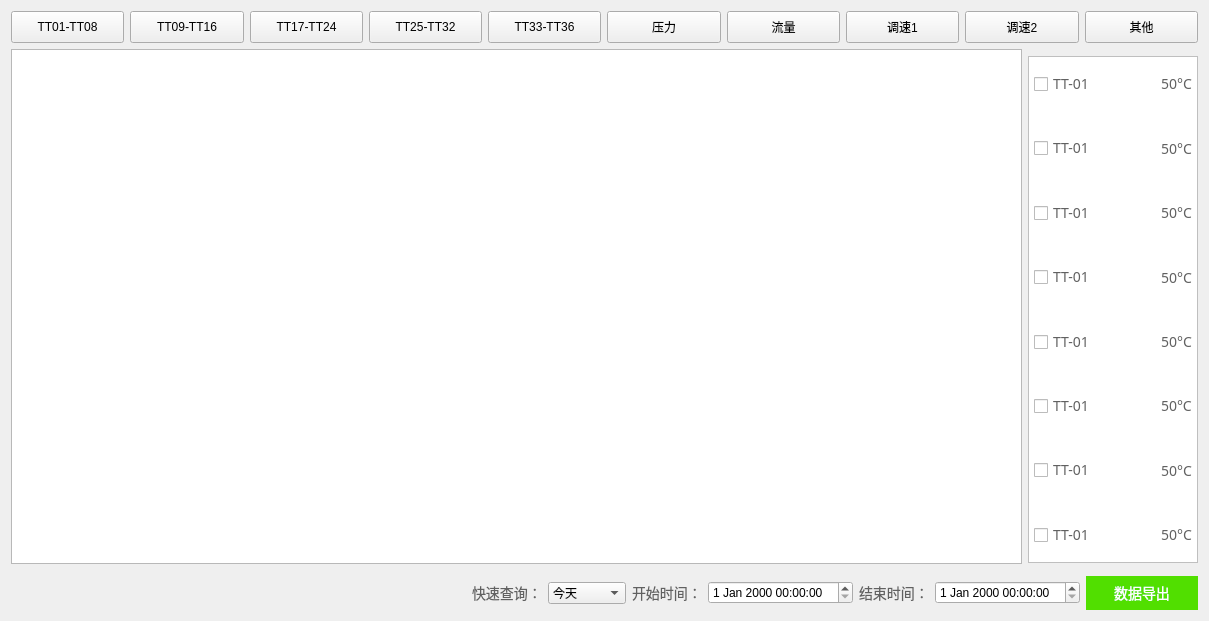
<?xml version="1.0" encoding="UTF-8"?>
<ui version="4.0">
 <class>HisCurve</class>
 <widget class="QDialog" name="HisCurve">
  <property name="geometry">
   <rect>
    <x>0</x>
    <y>0</y>
    <width>1209</width>
    <height>621</height>
   </rect>
  </property>
  <property name="windowTitle">
   <string>Dialog</string>
  </property>
  <layout class="QGridLayout" name="gridLayout_2">
   <item row="1" column="1" rowspan="2">
    <widget class="QGroupBox" name="groupBox">
     <property name="maximumSize">
      <size>
       <width>187</width>
       <height>507</height>
      </size>
     </property>
     <property name="styleSheet">
      <string notr="true">QGroupBox {
background:rgba(255,255,255,1);
border:1px solid rgba(191,191,191,1);
}</string>
     </property>
     <property name="title">
      <string/>
     </property>
     <layout class="QGridLayout" name="gridLayout">
      <property name="leftMargin">
       <number>5</number>
      </property>
      <property name="topMargin">
       <number>0</number>
      </property>
      <property name="rightMargin">
       <number>5</number>
      </property>
      <property name="bottomMargin">
       <number>0</number>
      </property>
      <property name="spacing">
       <number>10</number>
      </property>
      <item row="0" column="0">
       <layout class="QHBoxLayout" name="horizontalLayout_2">
        <property name="spacing">
         <number>10</number>
        </property>
        <item>
         <widget class="QCheckBox" name="checkBox_chart_1">
          <property name="minimumSize">
           <size>
            <width>65</width>
            <height>0</height>
           </size>
          </property>
          <property name="maximumSize">
           <size>
            <width>65</width>
            <height>16777215</height>
           </size>
          </property>
          <property name="styleSheet">
           <string notr="true">QCheckBox {
font-size:14px;
font-family:PingFang SC;
font-weight:300;
line-height:44px;
color:rgba(97,97,97,1);
}</string>
          </property>
          <property name="text">
           <string>TT-01</string>
          </property>
         </widget>
        </item>
        <item>
         <widget class="QLabel" name="label">
          <property name="minimumSize">
           <size>
            <width>42</width>
            <height>0</height>
           </size>
          </property>
          <property name="styleSheet">
           <string notr="true">QLabel {
image: url(:/curve_blue.png);
}</string>
          </property>
          <property name="text">
           <string/>
          </property>
         </widget>
        </item>
        <item>
         <widget class="QLabel" name="label_2">
          <property name="styleSheet">
           <string notr="true">QLabel {
font-size:14px;
font-family:PingFang SC;
font-weight:300;
line-height:44px;
color:rgba(97,97,97,1);
}</string>
          </property>
          <property name="text">
           <string>50°C</string>
          </property>
          <property name="alignment">
           <set>Qt::AlignCenter</set>
          </property>
         </widget>
        </item>
       </layout>
      </item>
      <item row="1" column="0">
       <layout class="QHBoxLayout" name="horizontalLayout_3">
        <property name="spacing">
         <number>10</number>
        </property>
        <item>
         <widget class="QCheckBox" name="checkBox_chart_2">
          <property name="minimumSize">
           <size>
            <width>65</width>
            <height>0</height>
           </size>
          </property>
          <property name="maximumSize">
           <size>
            <width>65</width>
            <height>16777215</height>
           </size>
          </property>
          <property name="styleSheet">
           <string notr="true">QCheckBox {
font-size:14px;
font-family:PingFang SC;
font-weight:300;
line-height:44px;
color:rgba(97,97,97,1);
}</string>
          </property>
          <property name="text">
           <string>TT-01</string>
          </property>
         </widget>
        </item>
        <item>
         <widget class="QLabel" name="label_3">
          <property name="minimumSize">
           <size>
            <width>42</width>
            <height>0</height>
           </size>
          </property>
          <property name="styleSheet">
           <string notr="true">QLabel {
image: url(:/curve_green.png);
}</string>
          </property>
          <property name="text">
           <string/>
          </property>
         </widget>
        </item>
        <item>
         <widget class="QLabel" name="label_4">
          <property name="styleSheet">
           <string notr="true">QLabel {
font-size:14px;
font-family:PingFang SC;
font-weight:300;
line-height:44px;
color:rgba(97,97,97,1);
}</string>
          </property>
          <property name="text">
           <string>50°C</string>
          </property>
          <property name="alignment">
           <set>Qt::AlignCenter</set>
          </property>
         </widget>
        </item>
       </layout>
      </item>
      <item row="2" column="0">
       <layout class="QHBoxLayout" name="horizontalLayout_4">
        <property name="spacing">
         <number>10</number>
        </property>
        <item>
         <widget class="QCheckBox" name="checkBox_chart_3">
          <property name="minimumSize">
           <size>
            <width>65</width>
            <height>0</height>
           </size>
          </property>
          <property name="maximumSize">
           <size>
            <width>65</width>
            <height>16777215</height>
           </size>
          </property>
          <property name="styleSheet">
           <string notr="true">QCheckBox {
font-size:14px;
font-family:PingFang SC;
font-weight:300;
line-height:44px;
color:rgba(97,97,97,1);
}</string>
          </property>
          <property name="text">
           <string>TT-01</string>
          </property>
         </widget>
        </item>
        <item>
         <widget class="QLabel" name="label_chart_3">
          <property name="minimumSize">
           <size>
            <width>42</width>
            <height>0</height>
           </size>
          </property>
          <property name="styleSheet">
           <string notr="true">QLabel {
image: url(:/curve_pink.png);
}</string>
          </property>
          <property name="text">
           <string/>
          </property>
         </widget>
        </item>
        <item>
         <widget class="QLabel" name="label_6">
          <property name="styleSheet">
           <string notr="true">QLabel {
font-size:14px;
font-family:PingFang SC;
font-weight:300;
line-height:44px;
color:rgba(97,97,97,1);
}</string>
          </property>
          <property name="text">
           <string>50°C</string>
          </property>
          <property name="alignment">
           <set>Qt::AlignCenter</set>
          </property>
         </widget>
        </item>
       </layout>
      </item>
      <item row="3" column="0">
       <layout class="QHBoxLayout" name="horizontalLayout_5">
        <property name="spacing">
         <number>10</number>
        </property>
        <item>
         <widget class="QCheckBox" name="checkBox_chart_4">
          <property name="minimumSize">
           <size>
            <width>65</width>
            <height>0</height>
           </size>
          </property>
          <property name="maximumSize">
           <size>
            <width>65</width>
            <height>16777215</height>
           </size>
          </property>
          <property name="styleSheet">
           <string notr="true">QCheckBox {
font-size:14px;
font-family:PingFang SC;
font-weight:300;
line-height:44px;
color:rgba(97,97,97,1);
}</string>
          </property>
          <property name="text">
           <string>TT-01</string>
          </property>
         </widget>
        </item>
        <item>
         <widget class="QLabel" name="label_7">
          <property name="minimumSize">
           <size>
            <width>42</width>
            <height>0</height>
           </size>
          </property>
          <property name="styleSheet">
           <string notr="true">QLabel {
image: url(:/curve_red.png);
}</string>
          </property>
          <property name="text">
           <string/>
          </property>
         </widget>
        </item>
        <item>
         <widget class="QLabel" name="label_8">
          <property name="styleSheet">
           <string notr="true">QLabel {
font-size:14px;
font-family:PingFang SC;
font-weight:300;
line-height:44px;
color:rgba(97,97,97,1);
}</string>
          </property>
          <property name="text">
           <string>50°C</string>
          </property>
          <property name="alignment">
           <set>Qt::AlignCenter</set>
          </property>
         </widget>
        </item>
       </layout>
      </item>
      <item row="4" column="0">
       <layout class="QHBoxLayout" name="horizontalLayout_6">
        <property name="spacing">
         <number>10</number>
        </property>
        <item>
         <widget class="QCheckBox" name="checkBox_chart_5">
          <property name="minimumSize">
           <size>
            <width>65</width>
            <height>0</height>
           </size>
          </property>
          <property name="maximumSize">
           <size>
            <width>65</width>
            <height>16777215</height>
           </size>
          </property>
          <property name="styleSheet">
           <string notr="true">QCheckBox {
font-size:14px;
font-family:PingFang SC;
font-weight:300;
line-height:44px;
color:rgba(97,97,97,1);
}</string>
          </property>
          <property name="text">
           <string>TT-01</string>
          </property>
         </widget>
        </item>
        <item>
         <widget class="QLabel" name="label_9">
          <property name="minimumSize">
           <size>
            <width>42</width>
            <height>0</height>
           </size>
          </property>
          <property name="styleSheet">
           <string notr="true">QLabel {
image: url(:/curve_yellow.png);
}</string>
          </property>
          <property name="text">
           <string/>
          </property>
         </widget>
        </item>
        <item>
         <widget class="QLabel" name="label_10">
          <property name="styleSheet">
           <string notr="true">QLabel {
font-size:14px;
font-family:PingFang SC;
font-weight:300;
line-height:44px;
color:rgba(97,97,97,1);
}</string>
          </property>
          <property name="text">
           <string>50°C</string>
          </property>
          <property name="alignment">
           <set>Qt::AlignCenter</set>
          </property>
         </widget>
        </item>
       </layout>
      </item>
      <item row="5" column="0">
       <layout class="QHBoxLayout" name="horizontalLayout_7">
        <property name="spacing">
         <number>10</number>
        </property>
        <item>
         <widget class="QCheckBox" name="checkBox_chart_6">
          <property name="minimumSize">
           <size>
            <width>65</width>
            <height>0</height>
           </size>
          </property>
          <property name="maximumSize">
           <size>
            <width>65</width>
            <height>16777215</height>
           </size>
          </property>
          <property name="styleSheet">
           <string notr="true">QCheckBox {
font-size:14px;
font-family:PingFang SC;
font-weight:300;
line-height:44px;
color:rgba(97,97,97,1);
}</string>
          </property>
          <property name="text">
           <string>TT-01</string>
          </property>
         </widget>
        </item>
        <item>
         <widget class="QLabel" name="label_11">
          <property name="minimumSize">
           <size>
            <width>42</width>
            <height>0</height>
           </size>
          </property>
          <property name="styleSheet">
           <string notr="true">QLabel {
image: url(:/curve_indigo.png);
}</string>
          </property>
          <property name="text">
           <string/>
          </property>
         </widget>
        </item>
        <item>
         <widget class="QLabel" name="label_12">
          <property name="styleSheet">
           <string notr="true">QLabel {
font-size:14px;
font-family:PingFang SC;
font-weight:300;
line-height:44px;
color:rgba(97,97,97,1);
}</string>
          </property>
          <property name="text">
           <string>50°C</string>
          </property>
         </widget>
        </item>
       </layout>
      </item>
      <item row="6" column="0">
       <layout class="QHBoxLayout" name="horizontalLayout_8">
        <property name="spacing">
         <number>10</number>
        </property>
        <item>
         <widget class="QCheckBox" name="checkBox_chart_7">
          <property name="minimumSize">
           <size>
            <width>65</width>
            <height>0</height>
           </size>
          </property>
          <property name="maximumSize">
           <size>
            <width>65</width>
            <height>16777215</height>
           </size>
          </property>
          <property name="styleSheet">
           <string notr="true">QCheckBox {
font-size:14px;
font-family:PingFang SC;
font-weight:300;
line-height:44px;
color:rgba(97,97,97,1);
}</string>
          </property>
          <property name="text">
           <string>TT-01</string>
          </property>
         </widget>
        </item>
        <item>
         <widget class="QLabel" name="label_13">
          <property name="minimumSize">
           <size>
            <width>42</width>
            <height>0</height>
           </size>
          </property>
          <property name="styleSheet">
           <string notr="true">QLabel {
image: url(:/curve_darkerblue.png);
}</string>
          </property>
          <property name="text">
           <string/>
          </property>
         </widget>
        </item>
        <item>
         <widget class="QLabel" name="label_14">
          <property name="styleSheet">
           <string notr="true">QLabel {
font-size:14px;
font-family:PingFang SC;
font-weight:300;
line-height:44px;
color:rgba(97,97,97,1);
}</string>
          </property>
          <property name="text">
           <string>50°C</string>
          </property>
          <property name="alignment">
           <set>Qt::AlignCenter</set>
          </property>
         </widget>
        </item>
       </layout>
      </item>
      <item row="7" column="0">
       <layout class="QHBoxLayout" name="horizontalLayout_9">
        <property name="spacing">
         <number>10</number>
        </property>
        <item>
         <widget class="QCheckBox" name="checkBox_chart_8">
          <property name="minimumSize">
           <size>
            <width>65</width>
            <height>0</height>
           </size>
          </property>
          <property name="maximumSize">
           <size>
            <width>65</width>
            <height>16777215</height>
           </size>
          </property>
          <property name="styleSheet">
           <string notr="true">QCheckBox {
font-size:14px;
font-family:PingFang SC;
font-weight:300;
line-height:44px;
color:rgba(97,97,97,1);
}</string>
          </property>
          <property name="text">
           <string>TT-01</string>
          </property>
         </widget>
        </item>
        <item>
         <widget class="QLabel" name="label_15">
          <property name="minimumSize">
           <size>
            <width>42</width>
            <height>0</height>
           </size>
          </property>
          <property name="styleSheet">
           <string notr="true">QLabel {
image: url(:/curve_purple.png);
}</string>
          </property>
          <property name="text">
           <string/>
          </property>
         </widget>
        </item>
        <item>
         <widget class="QLabel" name="label_16">
          <property name="styleSheet">
           <string notr="true">QLabel {
font-size:14px;
font-family:PingFang SC;
font-weight:300;
line-height:44px;
color:rgba(97,97,97,1);
}</string>
          </property>
          <property name="text">
           <string>50°C</string>
          </property>
          <property name="alignment">
           <set>Qt::AlignCenter</set>
          </property>
         </widget>
        </item>
       </layout>
      </item>
     </layout>
    </widget>
   </item>
   <item row="3" column="0" colspan="2">
    <layout class="QHBoxLayout" name="horizontalLayout_10">
     <item>
      <spacer name="horizontalSpacer">
       <property name="orientation">
        <enum>Qt::Horizontal</enum>
       </property>
       <property name="sizeHint" stdset="0">
        <size>
         <width>40</width>
         <height>20</height>
        </size>
       </property>
      </spacer>
     </item>
     <item>
      <widget class="QLabel" name="label_5">
       <property name="styleSheet">
        <string notr="true">QLabel {
font-size:14px;
font-family:PingFang SC;
font-weight:300;
line-height:44px;
color:rgba(97,97,97,1);
}</string>
       </property>
       <property name="text">
        <string>快速查询：</string>
       </property>
      </widget>
     </item>
     <item>
      <widget class="QComboBox" name="quickSearch">
       <item>
        <property name="text">
         <string>今天</string>
        </property>
       </item>
       <item>
        <property name="text">
         <string>昨天</string>
        </property>
       </item>
       <item>
        <property name="text">
         <string>最近七天</string>
        </property>
       </item>
       <item>
        <property name="text">
         <string>本月</string>
        </property>
       </item>
       <item>
        <property name="text">
         <string>上个月</string>
        </property>
       </item>
       <item>
        <property name="text">
         <string>自定义</string>
        </property>
       </item>
      </widget>
     </item>
     <item>
      <widget class="QLabel" name="label_17">
       <property name="styleSheet">
        <string notr="true">QLabel {
font-size:14px;
font-family:PingFang SC;
font-weight:300;
line-height:44px;
color:rgba(97,97,97,1);
}</string>
       </property>
       <property name="text">
        <string>开始时间：</string>
       </property>
      </widget>
     </item>
     <item>
      <widget class="QDateTimeEdit" name="startDateTimeEdit"/>
     </item>
     <item>
      <widget class="QLabel" name="label_18">
       <property name="styleSheet">
        <string notr="true">QLabel {
font-size:14px;
font-family:PingFang SC;
font-weight:300;
line-height:44px;
color:rgba(97,97,97,1);
}</string>
       </property>
       <property name="text">
        <string>结束时间：</string>
       </property>
      </widget>
     </item>
     <item>
      <widget class="QDateTimeEdit" name="endDateTimeEdit"/>
     </item>
     <item>
      <widget class="QPushButton" name="searchData">
       <property name="styleSheet">
        <string notr="true">QPushButton {
width:112px;
height:34px;
background:rgba(81,223,0,1);
border:0px;
font-size:14px;
font-family:PingFang SC;
font-weight:300;
line-height:44px;
color:rgba(255,255,255,1);
}</string>
       </property>
       <property name="text">
        <string>数据导出</string>
       </property>
      </widget>
     </item>
    </layout>
   </item>
   <item row="0" column="0" colspan="2">
    <layout class="QHBoxLayout" name="horizontalLayout">
     <item>
      <widget class="QPushButton" name="TT01_TT08_btn">
       <property name="minimumSize">
        <size>
         <width>0</width>
         <height>32</height>
        </size>
       </property>
       <property name="maximumSize">
        <size>
         <width>136</width>
         <height>32</height>
        </size>
       </property>
       <property name="text">
        <string>TT01-TT08</string>
       </property>
      </widget>
     </item>
     <item>
      <widget class="QPushButton" name="TT09_TT16_btn">
       <property name="minimumSize">
        <size>
         <width>0</width>
         <height>32</height>
        </size>
       </property>
       <property name="maximumSize">
        <size>
         <width>136</width>
         <height>32</height>
        </size>
       </property>
       <property name="text">
        <string>TT09-TT16</string>
       </property>
      </widget>
     </item>
     <item>
      <widget class="QPushButton" name="TT17_TT24_btn">
       <property name="minimumSize">
        <size>
         <width>0</width>
         <height>32</height>
        </size>
       </property>
       <property name="maximumSize">
        <size>
         <width>136</width>
         <height>32</height>
        </size>
       </property>
       <property name="text">
        <string>TT17-TT24</string>
       </property>
      </widget>
     </item>
     <item>
      <widget class="QPushButton" name="TT25_TT32_btn">
       <property name="minimumSize">
        <size>
         <width>0</width>
         <height>32</height>
        </size>
       </property>
       <property name="maximumSize">
        <size>
         <width>136</width>
         <height>32</height>
        </size>
       </property>
       <property name="autoFillBackground">
        <bool>true</bool>
       </property>
       <property name="styleSheet">
        <string notr="true"/>
       </property>
       <property name="text">
        <string>TT25-TT32</string>
       </property>
      </widget>
     </item>
     <item>
      <widget class="QPushButton" name="TT33_TT36_btn">
       <property name="minimumSize">
        <size>
         <width>0</width>
         <height>32</height>
        </size>
       </property>
       <property name="maximumSize">
        <size>
         <width>136</width>
         <height>32</height>
        </size>
       </property>
       <property name="text">
        <string>TT33-TT36</string>
       </property>
      </widget>
     </item>
     <item>
      <widget class="QPushButton" name="pressure_btn">
       <property name="minimumSize">
        <size>
         <width>0</width>
         <height>32</height>
        </size>
       </property>
       <property name="maximumSize">
        <size>
         <width>136</width>
         <height>32</height>
        </size>
       </property>
       <property name="text">
        <string>压力</string>
       </property>
      </widget>
     </item>
     <item>
      <widget class="QPushButton" name="flow_btn">
       <property name="minimumSize">
        <size>
         <width>0</width>
         <height>32</height>
        </size>
       </property>
       <property name="maximumSize">
        <size>
         <width>136</width>
         <height>32</height>
        </size>
       </property>
       <property name="styleSheet">
        <string notr="true"/>
       </property>
       <property name="text">
        <string>流量</string>
       </property>
      </widget>
     </item>
     <item>
      <widget class="QPushButton" name="speed_1_btn">
       <property name="minimumSize">
        <size>
         <width>0</width>
         <height>32</height>
        </size>
       </property>
       <property name="maximumSize">
        <size>
         <width>136</width>
         <height>32</height>
        </size>
       </property>
       <property name="text">
        <string>调速1</string>
       </property>
      </widget>
     </item>
     <item>
      <widget class="QPushButton" name="speed_2_btn">
       <property name="minimumSize">
        <size>
         <width>0</width>
         <height>32</height>
        </size>
       </property>
       <property name="maximumSize">
        <size>
         <width>136</width>
         <height>32</height>
        </size>
       </property>
       <property name="text">
        <string>调速2</string>
       </property>
      </widget>
     </item>
     <item>
      <widget class="QPushButton" name="others_btn">
       <property name="minimumSize">
        <size>
         <width>0</width>
         <height>32</height>
        </size>
       </property>
       <property name="maximumSize">
        <size>
         <width>136</width>
         <height>32</height>
        </size>
       </property>
       <property name="text">
        <string>其他</string>
       </property>
      </widget>
     </item>
    </layout>
   </item>
   <item row="1" column="0">
    <widget class="QTableWidget" name="tableWidget"/>
   </item>
  </layout>
 </widget>
 <resources/>
 <connections/>
</ui>
